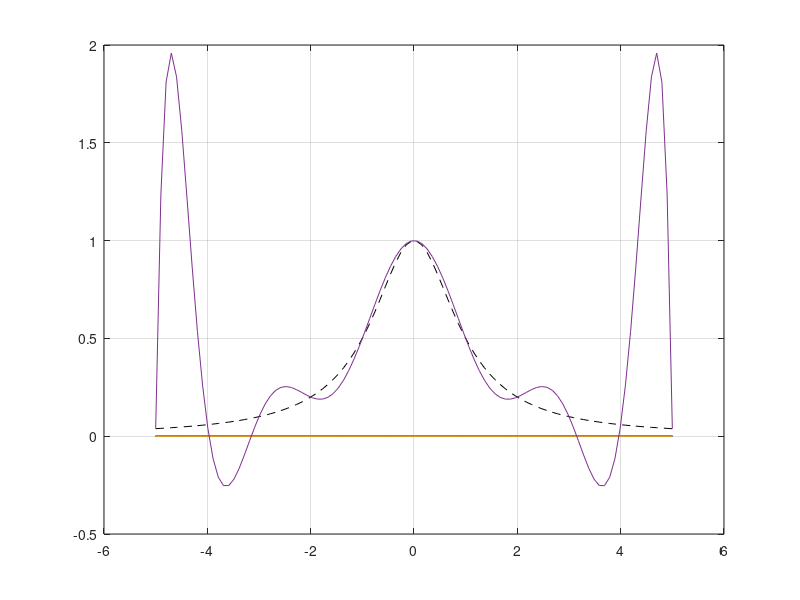
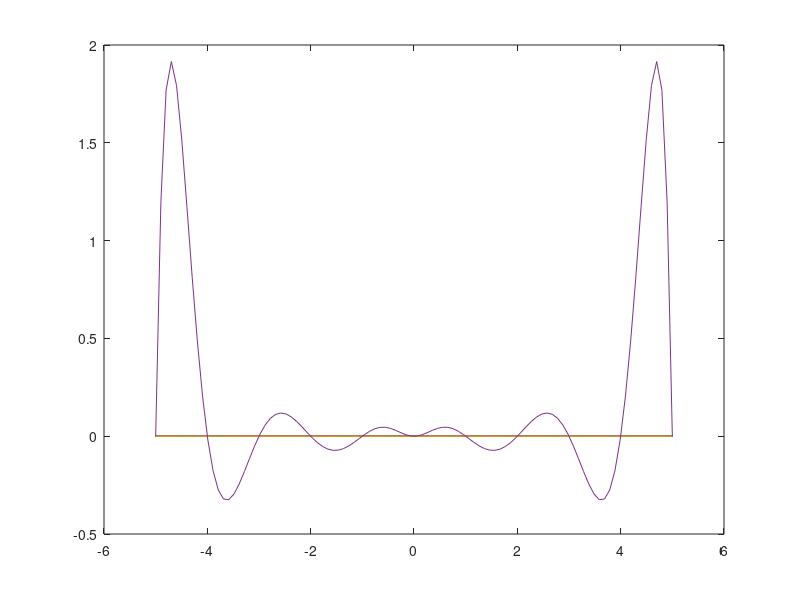

The MATLAB script that drew these images, in order:


a = -5;                                   
b =  5;                                    % Domain of the function
min_n =11;                                  % minimun number of polynomials to be estimated  
max_n = 11;                                 % max number of polynomials to be estimated  
xx = linspace( a, b, 100 );                % data to evaluate the functions don't confuse with the interpolation data
Lagrange_approx = zeros(max_n,length(xx)); %Big matrix to put eac interpolating polynomial
error = zeros(max_n,length(xx));           % Big matrix to put the errors

for n=min_n:max_n;

x = zeros(1,n); 
for jj=1:n;
    x(1,jj)=a+((jj-1)/(n-1))*(b-a);
end

%figure(1); clf; hold on;


Lagrange = ones(n,length(xx));

for j = 1:n
L = ones( size(xx) );
for k = 1:n
if (k == j), continue;
end
L = L .* (xx - x(k))./(x(j) - x(k));
end
Lagrange(j,:) = L;
%plot( xx, L, '-k', 'LineWidth', 1.5 );
%text( x(j), 1.1, sprintf( 'L_%d(x)', j ) );
end

%plot( x, ones( size(x) ), '.b', 'MarkerSize', 18 );
%plot( x, zeros( size(x) ), 'sr' );
%axis( [min(x)-0.2, max(x)+0.2, ceil(min(L))-1.0, floor(max(L))+0.5] );
%title('Lagrange Basis Functions');


% Chossing the function f 
ff = 1./(1+x.^2);
ffval = 1./(1+xx.^2);

%ff = exp(-4.*x.^2);
%ffval = exp(-4.*xx.^2);

%ff = exp(-x);
%ffval = exp(-xx);

Lagrange_approx(n,:)= ff*Lagrange;
error(n,:) = -ffval+Lagrange_approx(n,:);

end

figure;
plot(xx,ffval,'--k');
hold on;
plot(xx,Lagrange_approx);
%axis( [min(x)-0.2, max(x)+0.2, ceil(min(L))-1.5, floor(max(L))+1.5] );
%plot( x, ones( size(x) ), '.b', 'MarkerSize', 18 );
%plot( x, zeros( size(x) ), 'sr' );
grid on;

%saving the error
figure;
plot(xx,error);

hh= max_n-min_n;
maxerror= zeros(hh,1);
for k=min_n:max_n
maxerror(k,1) = max(abs(error(k,:)));
end



